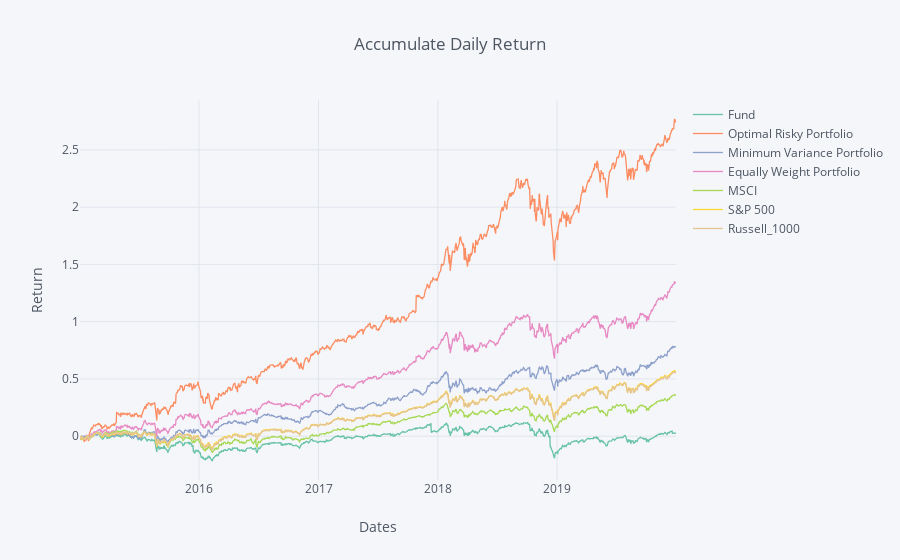

The code cell stored with this chart in its notebook:
### Code cell
%%time

performance = AC_return.iloc[0:, 10:]

plyo.iplot(performance.iplot(asFigure=True,
                   theme='pearl',
                   title='Accumulate Daily Return',
                   xTitle='Dates',
                   yTitle='Return',
                   colorscale='set2'),
          #image='png',
          filename='df_ACreturn')

### Figure 1 — Plotly figure (JSON) as saved in the notebook; plotly's stock layout.template omitted (floating-point values rounded to 4 significant figures; data arrays with more than 128 entries replaced by an {"elided": "..."} marker saying what was removed)
{"data": [{"line": {"color": "rgba(102, 194, 165, 1.0)", "dash": "solid", "shape": "linear", "width": 1.3}, "mode": "lines", "name": "Fund", "text": "", "type": "scatter", "uid": "281e3084-1d80-490b-864e-670712da858b", "x": {"elided": "1258 str values"}, "y": {"elided": "1258 float values"}}, {"line": {"color": "rgba(252, 141, 98, 1.0)", "dash": "solid", "shape": "linear", "width": 1.3}, "mode": "lines", "name": "Optimal Risky Portfolio", "text": "", "type": "scatter", "uid": "7eb0bf01-41ae-4e7e-b780-d3ceb3a9d2c9", "x": {"elided": "1258 str values"}, "y": {"elided": "1258 float values"}}, {"line": {"color": "rgba(141, 160, 203, 1.0)", "dash": "solid", "shape": "linear", "width": 1.3}, "mode": "lines", "name": "Minimum Variance Portfolio", "text": "", "type": "scatter", "uid": "b6914c04-4b3d-4b98-9af5-7ca5397de47c", "x": {"elided": "1258 str values"}, "y": {"elided": "1258 float values"}}, {"line": {"color": "rgba(231, 138, 195, 1.0)", "dash": "solid", "shape": "linear", "width": 1.3}, "mode": "lines", "name": "Equally Weight Portfolio", "text": "", "type": "scatter", "uid": "ba9bcf7f-cf1d-4b96-900e-4b11cc0df442", "x": {"elided": "1258 str values"}, "y": {"elided": "1258 float values"}}, {"line": {"color": "rgba(166, 216, 84, 1.0)", "dash": "solid", "shape": "linear", "width": 1.3}, "mode": "lines", "name": "MSCI", "text": "", "type": "scatter", "uid": "b6f3c275-1593-44a1-aafa-4bd8f0300e71", "x": {"elided": "1258 str values"}, "y": {"elided": "1258 float values"}}, {"line": {"color": "rgba(255, 217, 47, 1.0)", "dash": "solid", "shape": "linear", "width": 1.3}, "mode": "lines", "name": "S&P 500", "text": "", "type": "scatter", "uid": "4570f5a8-0c10-4b18-b782-991ea82a7a54", "x": {"elided": "1258 str values"}, "y": {"elided": "1258 float values"}}, {"line": {"color": "rgba(229, 196, 148, 1.0)", "dash": "solid", "shape": "linear", "width": 1.3}, "mode": "lines", "name": "Russell_1000", "text": "", "type": "scatter", "uid": "076664da-d74e-4ca8-9f03-4f350b8431d9", "x": {"elided": "1258 str values"}, "y": {"elided": "1258 float values"}}], "layout": {"legend": {"bgcolor": "#F5F6F9", "font": {"color": "#4D5663"}}, "paper_bgcolor": "#F5F6F9", "plot_bgcolor": "#F5F6F9", "title": {"font": {"color": "#4D5663"}, "text": "Accumulate Daily Return"}, "xaxis": {"gridcolor": "#E1E5ED", "showgrid": true, "tickfont": {"color": "#4D5663"}, "title": {"font": {"color": "#4D5663"}, "text": "Dates"}, "zerolinecolor": "#E1E5ED"}, "yaxis": {"gridcolor": "#E1E5ED", "showgrid": true, "tickfont": {"color": "#4D5663"}, "title": {"font": {"color": "#4D5663"}, "text": "Return"}, "zerolinecolor": "#E1E5ED"}}}
